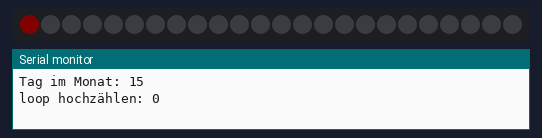
A sketch run on a simulated ESP8266 (NodeMCU). Shown: 24 RGB LEDs in strip order, left to right, the last lines printed to the serial monitor. Dim RGB values are drawn brighter than linear; WiFi joins after 1.5 s; servers stay silent unless stated; network time is answered at once with the bench clock; the local clock reads 2024-03-15 10:24:30 at power-on unless the sketch sets it.

Above: at 0.18 s.
At 1.38 s:
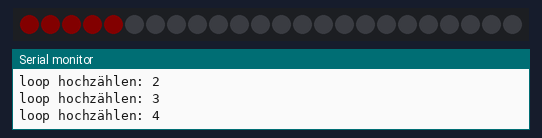
At 2.29 s:
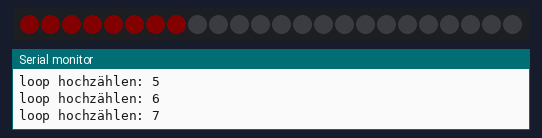
At 4.3 s:
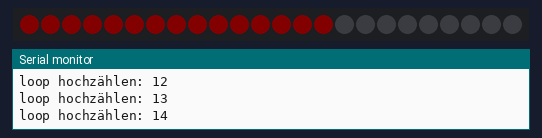
At 9.99 s:
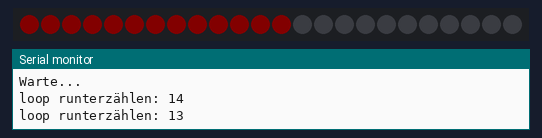
At 13.0 s:
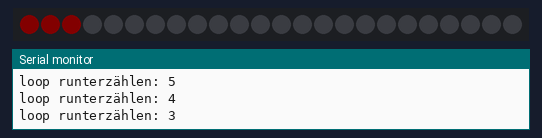

The sketch:

original_code.ino
```cpp
/**************************************************************************
 *                                                                       *
     NeoPixel / WS2812b Adventskalender
     created by Tim! / 54696d21

   rev 1 10.12.2017
 *                                                                      *
 **************************************************************************/


// benötigte Bibilotheken
#include <ESP8266WiFi.h>  //standard library
#include <TimeLib.h>    //TimeLib.h by Paul Stoffregen
#include <Wire.h>       //I2C
#include <NTPClient.h>  //NTP Zeit
#include <WiFiUdp.h>    //Netzwerkprotokoll für NTP
#include <Adafruit_NeoPixel.h> //LED-Treiber


#define LED_INPUT_DATA D1 //Datenpin leds
#define BRIGHTNESS 10 // Helligkeit
#define PIXELS 24   //Anzahl der Leds

WiFiUDP ntpUDP;               //Protokoll für NTP auf UDP festlegen
NTPClient timeClient(ntpUDP, "europe.pool.ntp.org", 3600, 20000); //festlegen der NTP-Einstellungen

const char *ssid     = "**********************";          //WLAN daten zum stellen der Uhr via NTP
const char *password = "**********************";

Adafruit_NeoPixel leds = Adafruit_NeoPixel(PIXELS, LED_INPUT_DATA, NEO_GRB + NEO_KHZ800); // led treiber definitionen


void setup () {
  WiFi.begin(ssid, password); //aufbauen der WLAN-Verbindung
  Serial.begin(115200); //Serielle Schnittstelle initialisieren zur Textausgabe
  Wire.begin();   // I2C  initialisieren


  pinMode(LED_INPUT_DATA, OUTPUT); //festlegen des Datenpins der NeoPixel
  leds.begin();           //leds initialisieren
  leds.setBrightness(BRIGHTNESS); // leds auf oben definierten Hellgikeitswert setzen


}

void loop () {
  timeClient.update();  //Zeitverwaltung via NTP
  setTime(timeClient.getEpochTime()); //NTP-Zeit übergeben, zur verwaltung in einem human-readable-format
  Serial.print("Tag im Monat: ");
  Serial.println(day());

  for(int i=0;i<=(day()-1);i++){  //leds pixelweise einschalten bis jeweiliger Tag erreicht ist
    Serial.print("loop hochzählen: ");
    Serial.println(i); //ausgabe der nummer der aktuellen led
    leds.setPixelColor(i, leds.Color(150,0,0)); // reines rot.
    leds.show(); //der zuletzt auf leds geschriebene zustand wird angezeigt
    delay(300); //Wartezeit der Animation


  }
  leds.show(); //anzeigen bei austritt aus der schleife (sollte nicht notwendig sein)


  Serial.print("Zeige aktuellen Tag im Monat: ");
  Serial.println(day()); //ausgabe des tages im monat
  Serial.println("Warte...");
  delay(5000); //zeitdauer in der alle leds des jeweiligen tages an sind


  for(int l=(day()-1); l>=0 ;l--){  //day-1, denn die NeoPixelbeginnen bei 0; leds gehen nacheinander aus, ausgehend von tagesmaxium bis zur 0
    Serial.print("loop runterzählen: ");
    Serial.println(l); //ausgabe des tages im monat

    leds.setPixelColor(l, leds.Color(0,0,0)); //Schwarzwert
    leds.show(); //der zuletzt auf leds geschriebene zustand wird angezeigt
    delay(300); //Dauer der Animation
  }
  leds.show();  //anzeigen bei austritt aus der schleife (sollte nicht notwendig sein)

  Serial.println("Warte...");
  delay(1000); //zeitdauer in der alle leds aus sind

}
```

Measured:
- by itself, everything shown: repeats every 15.0 s, in 30 steps
